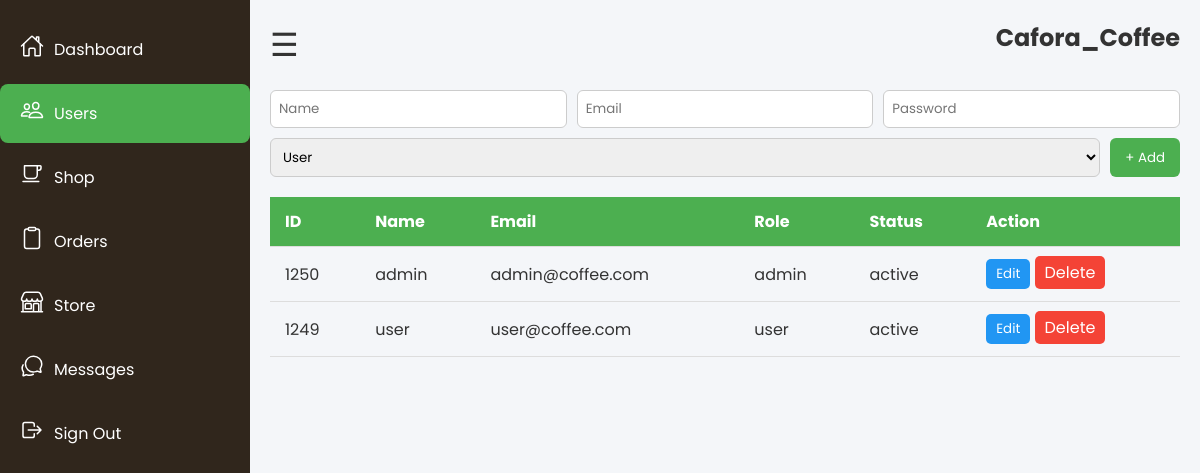
Screenshot of /admin/manage_users.php (signed in) with the database file from the repository.
### tables this page shows
CREATE TABLE `users` (
  `user_id` int(11) NOT NULL,
  `name` varchar(100) NOT NULL,
  `email` varchar(100) NOT NULL,
  `password` varchar(255) NOT NULL,
  `role` enum('user','admin') DEFAULT 'user',
  `created_at` timestamp NOT NULL DEFAULT current_timestamp(),
  `status` enum('active','inactive','blocked') DEFAULT 'active'
);

### admin/manage_users.php (the view, shortened to what this page needs)
<?php
require '../includes/database_connection.php';
?>
<?php
$users=$pdo->query("SELECT * FROM users ORDER BY created_at DESC")->fetchAll(PDO::FETCH_ASSOC);
?>
<!DOCTYPE html>
<html lang="en">
<head>
<link rel="stylesheet" href="../assets/css/admin.css">
</head>
<body>
<div class="container">
    <?php include "nav.php"; ?>
    <div class="main">
        <div class="topbar">
            <div class="toggle">&#9776;</div>
            <h2>Cafora_Coffee</h2>
        </div>
        <form method="POST" class="form-inline">
            <input type="text" name="name" placeholder="Name" required>
            <input type="email" name="email" placeholder="Email" required>
            <input type="password" name="password" placeholder="Password" required>
            <select name="role">
                <option value="user">User</option>
            </select>
            <button type="submit" name="add" class="btn-add">+ Add</button>
        </form>
        <div class="table-wrapper">
            <table class="styled-table">
                <thead><tr><th>ID</th><th>Name</th><th>Email</th><th>Role</th><th>Status</th><th>Action</th></tr></thead>
                <tbody>
                    <?php foreach($users as $user): ?>
                    <tr>
                        <td><?= $user['user_id'] ?></td>
                        <td><?= $user['name'] ?></td>
                        <td><?= $user['email'] ?></td>
                        <td><?= $user['role'] ?></td>
                        <td><?= $user['status'] ?></td>
                        <td>
                            <button class="btn-edit" onclick="openModal('<?= $user['user_id'] ?>','<?= $user['name'] ?>','<?= $user['email'] ?>','<?= $user['role'] ?>','<?= $user['status'] ?>')">Edit</button>
                            <a class="btn-delete" href="manage_users.php?delete=<?= $user['user_id'] ?>" onclick="return confirm('Delete this user?')">Delete</a>
                        </td>
                    </tr>
                    <?php endforeach; ?>
                </tbody>
            </table>
        </div>
    </div>
</div>
</body>
</html>

### assets/css/admin.css (style rules this page uses)
* { margin:0; padding:0; box-sizing:border-box; font-family:'Poppins',sans-serif; }
body { min-height:100vh; background:#f4f6f9; color:#333; overflow-x:hidden; }
h2,h3 { margin-bottom:15px; }
a { text-decoration:none; }
.main { margin-left:250px; padding:20px; transition:0.3s; }
.topbar { display:flex; justify-content:space-between; align-items:center; margin-bottom:20px; }
.toggle { font-size:2rem; cursor:pointer; }
.table-wrapper { overflow-x:auto; }
.styled-table { width:100%; border-collapse:collapse; font-size:16px; }
.styled-table th, .styled-table td { padding:12px 15px; border-bottom:1px solid #ddd; text-align:left; }
.styled-table th { background:#4CAF50; color:#fff; }
.btn-edit { background:#2196F3; color:#fff; padding:5px 10px; border:none; border-radius:5px; cursor:pointer; }
.btn-delete { background:#f44336; color:#fff; padding:5px 10px; border:none; border-radius:5px; cursor:pointer; }
.form-inline { display:flex; flex-wrap:wrap; gap:10px; margin-bottom:20px; }
.form-inline input,.form-inline select { flex:1; padding:8px; border-radius:6px; border:1px solid #ccc; }
.btn-add { background:#4CAF50;color:#fff;padding:8px 15px;border:none;border-radius:6px;cursor:pointer; }

### rows the page displays
users: user_id "1250", name "admin", email "admin@coffee.com", role "admin", status "active"
users: user_id "1249", name "user", email "user@coffee.com", role "user", status "active"
